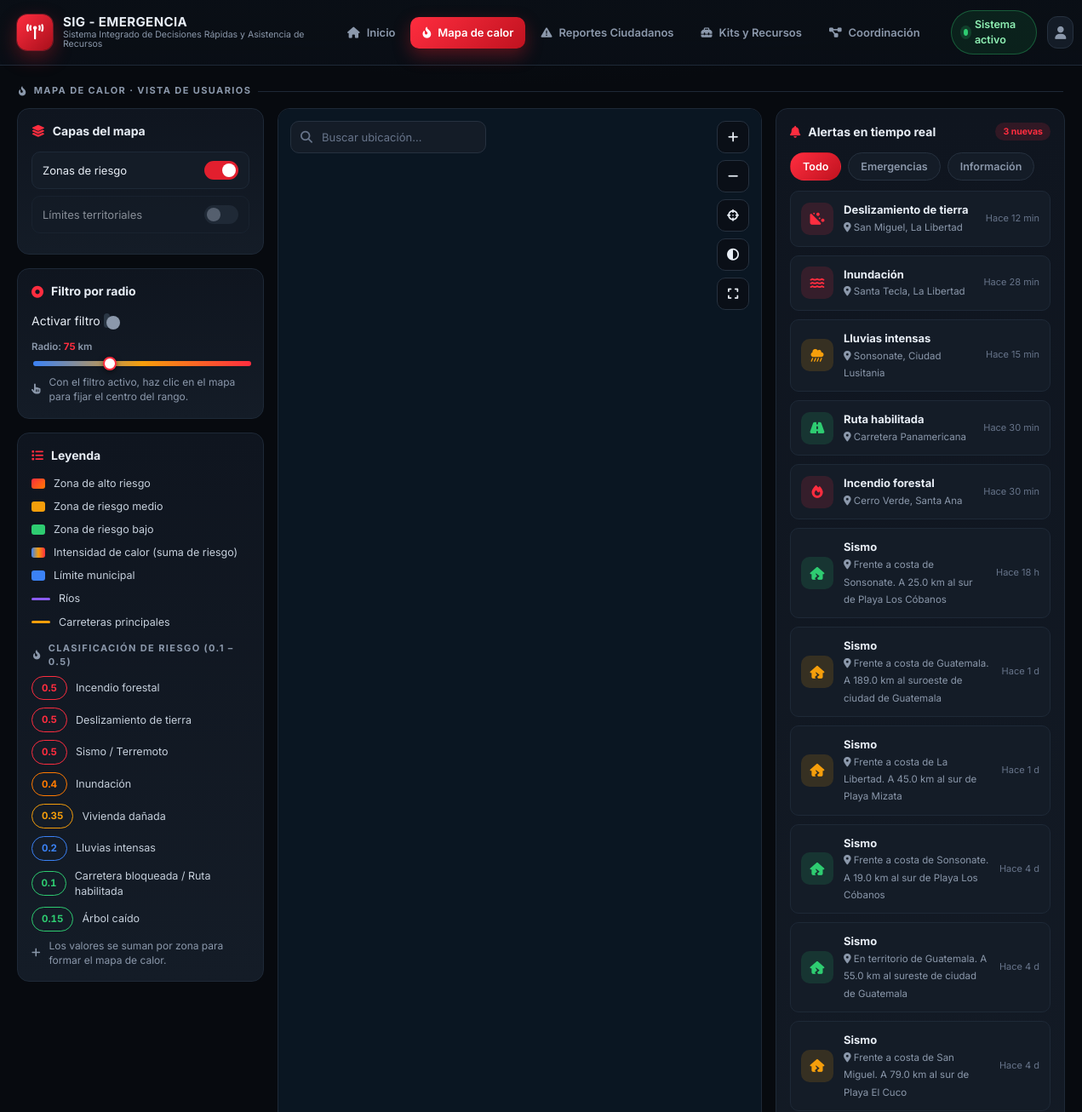
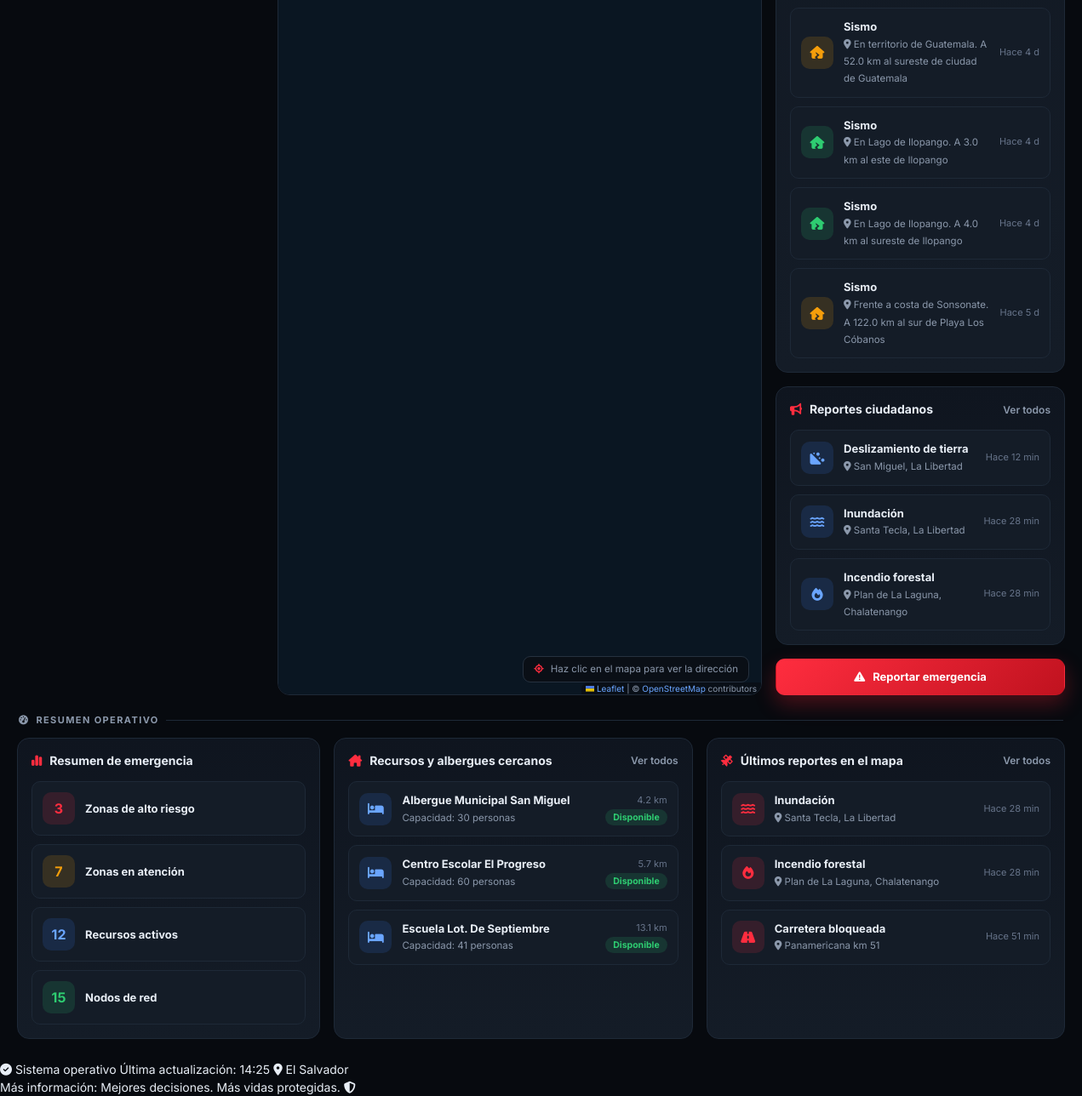
The app's page /mapa.php?reporte=17 with its own data (2 pictures, top to bottom).
### tables this page shows
CREATE TABLE alertas (
        id INTEGER PRIMARY KEY AUTOINCREMENT,
        nivel TEXT NOT NULL,
        tipo TEXT NOT NULL,
        lugar TEXT NOT NULL,
        tiempo TEXT NOT NULL,
        icon TEXT NOT NULL
    , lat REAL, lon REAL, ref TEXT, magnitud REAL, profundidad REAL, url TEXT, fuente TEXT, evento TEXT);

CREATE TABLE reportes (
        id INTEGER PRIMARY KEY AUTOINCREMENT,
        titulo TEXT NOT NULL,
        lugar TEXT NOT NULL,
        tiempo TEXT NOT NULL,
        estado TEXT NOT NULL,
        icon TEXT NOT NULL,
        descripcion TEXT NOT NULL DEFAULT ''
    , lat REAL, lon REAL);

CREATE TABLE kits (
        id INTEGER PRIMARY KEY AUTOINCREMENT,
        nombre TEXT NOT NULL,
        categoria TEXT NOT NULL,
        tipo TEXT NOT NULL,
        estado TEXT NOT NULL,
        ubicacion TEXT NOT NULL,
        cantidad TEXT NOT NULL,
        vencimiento TEXT NOT NULL,
        icon TEXT NOT NULL,
        color TEXT NOT NULL DEFAULT 'blue'
    );

CREATE TABLE albergues (
        id INTEGER PRIMARY KEY AUTOINCREMENT,
        nombre TEXT NOT NULL,
        distancia TEXT NOT NULL,
        capacidad TEXT NOT NULL,
        estado TEXT NOT NULL DEFAULT 'Disponible'
    , lat REAL, lon REAL);

### includes/data.php (called while the page is built, shortened)
<?php
$RECURSOS_RESUMEN = [
    ['valor' => '3',  'label' => 'Zonas de alto riesgo',  'color' => 'red'],
    ['valor' => '7',  'label' => 'Zonas en atención',     'color' => 'amber'],
    ['valor' => '12', 'label' => 'Recursos activos',      'color' => 'blue'],
    ['valor' => '15', 'label' => 'Nodos de red',          'color' => 'green'],
];
try {
    $pdo = db();
    $ALERTAS = $pdo->query("SELECT id, nivel, tipo, lugar, tiempo, icon FROM alertas ORDER BY id")->fetchAll();
    $REPORTES = $pdo->query("SELECT id, titulo, lugar, tiempo, estado, icon, lat, lon, descripcion AS \"desc\" FROM reportes ORDER BY id")->fetchAll();
    $KITS = $pdo->query("SELECT id, nombre AS n, categoria AS cat, tipo, estado AS disp, ubicacion AS loc, cantidad AS cant, vencimiento AS fecha, icon, color FROM kits ORDER BY id")->fetchAll();
    $ALBERGUES = $pdo->query("SELECT nombre AS n, distancia AS loc, capacidad AS cap, estado FROM albergues ORDER BY id")->fetchAll();
    $capas_db = $pdo->query("SELECT nombre AS n, activa FROM capas ORDER BY id")->fetchAll();
    $CAPAS = array_map(function ($c) {
        return ['n' => $c['n'], 'on' => (bool) $c['activa']];
    }, $capas_db);
} catch (Throwable $e) {
}

### includes/risk.php (called while the page is built, shortened)
<?php
function risk_scale() {
    return [
        ['key' => 'incendio',      'valor' => 0.50, 'label' => 'Incendio forestal'],
        ['key' => 'deslizamiento', 'valor' => 0.50, 'label' => 'Deslizamiento de tierra'],
        ['key' => 'sismo',         'valor' => 0.50, 'label' => 'Sismo / Terremoto'],
        ['key' => 'inundacion',    'valor' => 0.40, 'label' => 'Inundación'],
        ['key' => 'vivienda',      'valor' => 0.35, 'label' => 'Vivienda dañada'],
        ['key' => 'lluvia',        'valor' => 0.20, 'label' => 'Lluvias intensas'],
        ['key' => 'carretera',     'valor' => 0.10, 'label' => 'Carretera bloqueada / Ruta habilitada'],
        ['key' => 'arbol',         'valor' => 0.15, 'label' => 'Árbol caído'],
    ];
}
function risk_color($valor) {
    if ($valor >= 0.5) {
        return '#ff2d3f';
    }
    if ($valor >= 0.4) {
        return '#ff7a00';
    }
    if ($valor >= 0.3) {
        return '#f59e0b';
    }
    if ($valor >= 0.2) {
        return '#3b82f6';
    }
    return '#2ecc71';
}

### mapa.php (the view, shortened to what this page needs)
<?php
require_once __DIR__ . '/includes/data.php';
require_once __DIR__ . '/includes/risk.php';
$CAPA_KEYS = [
    'Zonas de riesgo' => 'riesgo',
    'Límites territoriales' => 'limites',
];
require __DIR__ . '/includes/header.php';
?>
<div class="section-label" style="margin-top:4px"><i class="fa-solid fa-fire-flame-curved"></i> Mapa de calor · Vista de usuarios</div>
<div class="grid cols-3">
  <div class="stack">
    <div class="panel layer-panel">
      <div class="panel-head"><h3><i class="fa-solid fa-layer-group"></i> Capas del mapa</h3></div>
      <?php foreach ($CAPAS as $c): ?>
        <?php $lk = $CAPA_KEYS[$c['n']] ?? ''; if ($lk === '') { continue; } ?>
        <div class="layer" style="opacity:<?= $c['on'] ? '1' : '.55' ?>">
          <span><?= htmlspecialchars($c['n']) ?></span>
          <label class="switch">
            <span class="sl"></span>
          </label>
        </div>
      <?php endforeach; ?>
    </div>
    <div class="panel">
      <div class="panel-head"><h3><i class="fa-solid fa-circle-dot"></i> Filtro por radio</h3></div>
      <div class="layer">
        <span>Activar filtro</span>
        <label class="switch">
          <span class="sl"></span>
        </label>
      </div>
      <div class="field radius-field" style="margin:12px 0 8px">
        <label for="radiusRange">Radio: <strong id="radiusVal">75</strong> km</label>
        <input type="range" id="radiusRange" min="10" max="200" step="5" value="75">
      </div>
      <div class="meta-row"><i class="fa-solid fa-hand-pointer"></i> Con el filtro activo, haz clic en el mapa para fijar el centro del rango.</div>
    </div>
    <div class="panel">
      <div class="panel-head"><h3><i class="fa-solid fa-list"></i> Leyenda</h3></div>
      <div class="legend">
        <div class="li"><span class="sw" style="background:linear-gradient(135deg,#ff2d3f,#ff7a00)"></span> Zona de alto riesgo</div>
        <div class="li"><span class="sw" style="background:#f59e0b"></span> Zona de riesgo medio</div>
        <div class="li"><span class="sw" style="background:#2ecc71"></span> Zona de riesgo bajo</div>
        <div class="li"><span class="sw" style="background:linear-gradient(90deg,#3b82f6,#f59e0b,#ff2d3f)"></span> Intensidad de calor (suma de riesgo)</div>
        <div class="li"><span class="sw" style="background:#3b82f6"></span> Límite municipal</div>
        <div class="li"><span class="ln" style="border-color:#8b5cf6"></span> Ríos</div>
        <div class="li"><span class="ln" style="border-color:#f59e0b"></span> Carreteras principales</div>
      </div>
      <div class="section-label" style="margin:14px 2px 8px"><i class="fa-solid fa-fire-flame-curved"></i> Clasificación de riesgo (0.1 – 0.5)</div>
      <div class="legend">
        <?php foreach (risk_scale() as $rs): ?>
          <div class="li">
            <span class="chip risk-chip" style="--c:<?= risk_color($rs['valor']) ?>"><?= rtrim(rtrim(number_format($rs['valor'], 2, '.', ''), '0'), '.') ?></span>
            <?= htmlspecialchars($rs['label']) ?>
          </div>
        <?php endforeach; ?>
      </div>
      <div class="meta-row" style="margin-top:8px"><i class="fa-solid fa-plus"></i> Los valores se suman por zona para formar el mapa de calor.</div>
    </div>
  </div>
  <div class="map-wrap">
    <div id="mapCalor" class="map"></div>
    <div class="map-search">
      <div class="input-icon">
        <i class="fa-solid fa-magnifying-glass"></i>
        <input type="text" data-osm-search data-osm-target="mapCalor" placeholder="Buscar ubicación..." autocomplete="off">
      </div>
    </div>
    <div class="map-tools">
      <button class="map-tool" data-map-action="zoom-in"><i class="fa-solid fa-plus"></i></button>
      <button class="map-tool" data-map-action="zoom-out"><i class="fa-solid fa-minus"></i></button>
      <button class="map-tool" data-map-action="locate"><i class="fa-solid fa-crosshairs"></i></button>
      <button class="map-tool" data-map-action="theme" title="Tema claro / oscuro"><i class="fa-solid fa-circle-half-stroke"></i></button>
      <button class="map-tool" data-map-action="expand"><i class="fa-solid fa-expand"></i></button>
    </div>
    <div class="map-coords"><i class="fa-solid fa-location-crosshairs"></i> Haz clic en el mapa para ver la dirección</div>
  </div>
  <div class="stack">
    <div class="panel">
      <div class="panel-head">
        <h3><i class="fa-solid fa-bell"></i> Alertas en tiempo real</h3>
        <span class="badge alta">3 nuevas</span>
      </div>
      <div class="tabs" id="alertTabs" style="margin-bottom:12px">
        <button class="tab is-active" type="button" data-anivel="all">Todo</button>
        <button class="tab" type="button" data-anivel="alta">Emergencias</button>
        <button class="tab" type="button" data-anivel="info">Información</button>
      </div>
      <div class="list">
        <?php foreach ($ALERTAS as $al): ?>
          <a class="row js-alerta" data-nivel="<?= $al['nivel'] ?>" href="reportes.php?alerta=<?= (int)($al['id'] ?? 0) ?>">
            <div class="ic <?= $al['nivel'] === 'baja' ? 'green' : ($al['nivel'] === 'media' ? 'amber' : 'red') ?>"><i class="fa-solid <?= htmlspecialchars($al['icon']) ?>"></i></div>
            <div class="txt"><strong><?= htmlspecialchars($al['tipo']) ?></strong><small><i class="fa-solid fa-location-dot"></i> <?= htmlspecialchars($al['lugar']) ?></small></div>
            <span class="time"><?= htmlspecialchars($al['tiempo']) ?></span>
          </a>
        <?php endforeach; ?>
      </div>
    </div>
    <div class="panel">
      <div class="panel-head">
        <h3><i class="fa-solid fa-bullhorn"></i> Reportes ciudadanos</h3>
        <a class="link" href="reportes.php">Ver todos</a>
      </div>
      <div class="list">
        <?php foreach (array_slice($REPORTES, 0, 3) as $r): ?>
          <a class="row" href="reportes.php?ver=<?= (int)($r['id'] ?? 0) ?>">
            <div class="ic blue"><i class="fa-solid <?= htmlspecialchars($r['icon']) ?>"></i></div>
            <div class="txt"><strong><?= htmlspecialchars($r['titulo']) ?></strong><small><i class="fa-solid fa-location-dot"></i> <?= htmlspecialchars($r['lugar']) ?></small></div>
            <span class="time"><?= htmlspecialchars($r['tiempo']) ?></span>
          </a>
        <?php endforeach; ?>
      </div>
    </div>
    <a class="btn btn-red btn-block" href="reportar.php"><i class="fa-solid fa-triangle-exclamation"></i> Reportar emergencia</a>
  </div>
</div>
<div class="section-label"><i class="fa-solid fa-gauge-high"></i> Resumen operativo</div>
<div class="grid" style="grid-template-columns:1.1fr 1.3fr 1.3fr;">
  <div class="panel">
    <div class="panel-head"><h3><i class="fa-solid fa-chart-simple"></i> Resumen de emergencia</h3></div>
    <div class="list">
      <?php foreach ($RECURSOS_RESUMEN as $r): ?>
        <div class="row">
          <div class="ic <?= $r['color'] ?>"><strong style="font-size:16px"><?= $r['valor'] ?></strong></div>
          <div class="txt"><strong><?= $r['label'] ?></strong></div>
        </div>
      <?php endforeach; ?>
    </div>
  </div>
  <div class="panel">
    <div class="panel-head"><h3><i class="fa-solid fa-house-chimney"></i> Recursos y albergues cercanos</h3><a class="link" href="recursos.php">Ver todos</a></div>
    <div class="list">
      <?php foreach ($ALBERGUES as $a): ?>
        <div class="row">
          <div class="ic blue"><i class="fa-solid fa-bed"></i></div>
          <div class="txt"><strong><?= htmlspecialchars($a['n']) ?></strong><small><?= htmlspecialchars($a['cap']) ?></small></div>
          <div style="text-align:right"><div class="time"><?= htmlspecialchars($a['loc']) ?></div><span class="badge disp"><?= htmlspecialchars($a['estado']) ?></span></div>
        </div>
      <?php endforeach; ?>
    </div>
  </div>
  <div class="panel">
    <div class="panel-head"><h3><i class="fa-solid fa-satellite"></i> Últimos reportes en el mapa</h3><a class="link" href="reportes.php">Ver todos</a></div>
    <div class="list">
      <?php foreach (array_slice($REPORTES, 1, 3) as $r): ?>
        <a class="row" href="reportes.php?ver=<?= (int)($r['id'] ?? 0) ?>">
          <div class="ic red"><i class="fa-solid <?= htmlspecialchars($r['icon']) ?>"></i></div>
          <div class="txt"><strong><?= htmlspecialchars($r['titulo']) ?></strong><small><i class="fa-solid fa-location-dot"></i> <?= htmlspecialchars($r['lugar']) ?></small></div>
          <span class="time"><?= htmlspecialchars($r['tiempo']) ?></span>
        </a>
      <?php endforeach; ?>
    </div>
  </div>
</div>
<?php require __DIR__ . '/includes/footer.php'; ?>

### records on screen
alertas: tipo "Deslizamiento de tierra", lugar "San Miguel, La Libertad", tiempo "Hace 12 min"
alertas: tipo "Inundación", lugar "Santa Tecla, La Libertad", tiempo "Hace 28 min"
alertas: tipo "Lluvias intensas", lugar "Sonsonate, Ciudad Lusitania", tiempo "Hace 15 min"
alertas: tipo "Ruta habilitada", lugar "Carretera Panamericana", tiempo "Hace 30 min"
alertas: tipo "Incendio forestal", lugar "Cerro Verde, Santa Ana", tiempo "Hace 30 min"
alertas: tipo "Sismo", lugar "Frente a costa de Sonsonate. A 25.0 km al sur de Playa Los Cóbanos", tiempo "Hace 18 h"
alertas: tipo "Sismo", lugar "Frente a costa de Guatemala. A 189.0 km al suroeste de ciudad de Guatemala", tiempo "Hace 1 d"
alertas: tipo "Sismo", lugar "Frente a costa de La Libertad. A 45.0 km al sur de Playa Mizata", tiempo "Hace 1 d"
alertas: tipo "Sismo", lugar "Frente a costa de Sonsonate. A 19.0 km al sur de Playa Los Cóbanos", tiempo "Hace 4 d"
alertas: tipo "Sismo", lugar "En territorio de Guatemala. A 55.0 km al sureste de ciudad de Guatemala", tiempo "Hace 4 d"
alertas: tipo "Sismo", lugar "Frente a costa de San Miguel. A 79.0 km al sur de Playa El Cuco", tiempo "Hace 4 d"
alertas: tipo "Sismo", lugar "En territorio de Guatemala. A 52.0 km al sureste de ciudad de Guatemala", tiempo "Hace 4 d"
alertas: tipo "Sismo", lugar "En Lago de Ilopango. A 3.0 km al este de Ilopango", tiempo "Hace 4 d"
alertas: tipo "Sismo", lugar "En Lago de Ilopango. A 4.0 km al sureste de Ilopango", tiempo "Hace 4 d"
alertas: tipo "Sismo", lugar "Frente a costa de Sonsonate. A 122.0 km al sur de Playa Los Cóbanos", tiempo "Hace 5 d"
reportes: titulo "Deslizamiento de tierra", lugar "San Miguel, La Libertad", tiempo "Hace 12 min"
reportes: titulo "Inundación", lugar "Santa Tecla, La Libertad", tiempo "Hace 28 min"
reportes: titulo "Incendio forestal", lugar "Plan de La Laguna, Chalatenango", tiempo "Hace 28 min"
kits: id "3", label "Zonas de alto riesgo"
albergues: nombre "Albergue Municipal San Miguel", capacidad "Capacidad: 30 personas", distancia "4.2 km", estado "Disponible"
albergues: nombre "Centro Escolar El Progreso", capacidad "Capacidad: 60 personas", distancia "5.7 km", estado "Disponible"
albergues: nombre "Escuela Lot. De Septiembre", capacidad "Capacidad: 41 personas", distancia "13.1 km", estado "Disponible"
reportes: titulo "Carretera bloqueada", lugar "Panamericana km 51", tiempo "Hace 51 min"

### other values on screen
$APP['nombre'] "SIG - EMERGENCIA"
$APP['subtitulo'] "Sistema Integrado de Decisiones Rápidas y Asistencia de Recursos"
$item['label'] "Inicio"
$item['label'] "Mapa de calor"
$item['label'] "Reportes Ciudadanos"
$item['label'] "Kits y Recursos"
$item['label'] "Coordinación"
$c['n'] "Zonas de riesgo"
$c['n'] "Límites territoriales"
rtrim(rtrim(number_format($rs['valor'], 2, '.', ''), '0'), '.') "0.5"
$rs['label'] "Incendio forestal"
$rs['label'] "Deslizamiento de tierra"
$rs['label'] "Sismo / Terremoto"
rtrim(rtrim(number_format($rs['valor'], 2, '.', ''), '0'), '.') "0.4"
$rs['label'] "Inundación"
